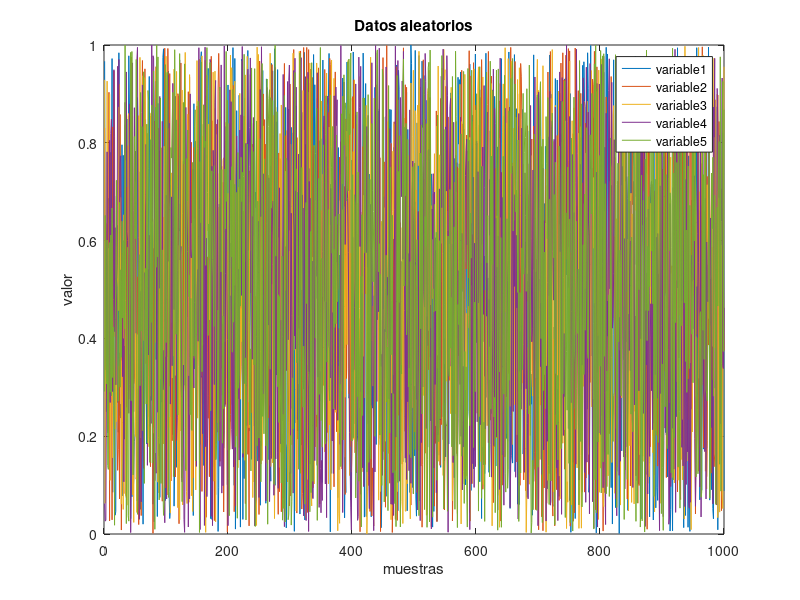

Source code (MATLAB):
% Actividad #2
% Objetivo: Graficar datos y guardarlos
% Nombre: sunombre

% Limpiar variables y linea de comandos
clear%para borrar el workspace y liberar memoria RAM
clc %limpiar el command window

%% Generar datos alatorios
% En todo dataset las filas son muestras y las comlumnas son variables
variables=5; %Columnas
muestras=1000; %Filas
Dataset=rand(muestras, variables);
%matriz de muestras (filas) x variables (columnas)

%% Graficar el dataset
figure %no sobrescribe la anterior grafica
plot(Dataset);
title("Datos aleatorios");
xlabel("muestras");
ylabel("valor");
legend("variable1","variable2","variable3","variable4","variable5")
clear